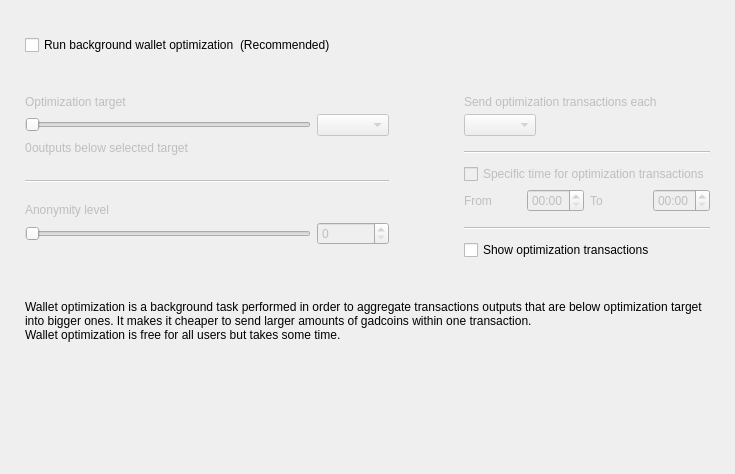
<?xml version="1.0" encoding="UTF-8"?>
<ui version="4.0">
 <class>OptimizationOptionsFrame</class>
 <widget class="QFrame" name="OptimizationOptionsFrame">
  <property name="geometry">
   <rect>
    <x>0</x>
    <y>0</y>
    <width>735</width>
    <height>474</height>
   </rect>
  </property>
  <property name="windowTitle">
   <string>Frame</string>
  </property>
  <property name="frameShape">
   <enum>QFrame::NoFrame</enum>
  </property>
  <property name="frameShadow">
   <enum>QFrame::Raised</enum>
  </property>
  <layout class="QVBoxLayout" name="verticalLayout">
   <property name="spacing">
    <number>0</number>
   </property>
   <property name="leftMargin">
    <number>25</number>
   </property>
   <property name="topMargin">
    <number>35</number>
   </property>
   <property name="rightMargin">
    <number>25</number>
   </property>
   <property name="bottomMargin">
    <number>0</number>
   </property>
   <item>
    <layout class="QHBoxLayout" name="horizontalLayout_2">
     <item>
      <widget class="QCheckBox" name="m_enableOptimizationCheck">
       <property name="text">
        <string>Run background wallet optimization</string>
       </property>
      </widget>
     </item>
     <item>
      <widget class="WalletGui::WalletNormalGrayTextLabel" name="label_8">
       <property name="text">
        <string>(Recommended)</string>
       </property>
      </widget>
     </item>
     <item>
      <spacer name="horizontalSpacer">
       <property name="orientation">
        <enum>Qt::Horizontal</enum>
       </property>
       <property name="sizeHint" stdset="0">
        <size>
         <width>40</width>
         <height>20</height>
        </size>
       </property>
      </spacer>
     </item>
    </layout>
   </item>
   <item>
    <spacer name="verticalSpacer_2">
     <property name="orientation">
      <enum>Qt::Vertical</enum>
     </property>
     <property name="sizeType">
      <enum>QSizePolicy::Fixed</enum>
     </property>
     <property name="sizeHint" stdset="0">
      <size>
       <width>20</width>
       <height>40</height>
      </size>
     </property>
    </spacer>
   </item>
   <item>
    <widget class="QWidget" name="m_optimizationOptionsWidget" native="true">
     <property name="enabled">
      <bool>true</bool>
     </property>
     <layout class="QHBoxLayout" name="horizontalLayout">
      <property name="spacing">
       <number>75</number>
      </property>
      <property name="leftMargin">
       <number>0</number>
      </property>
      <property name="topMargin">
       <number>0</number>
      </property>
      <property name="rightMargin">
       <number>0</number>
      </property>
      <property name="bottomMargin">
       <number>0</number>
      </property>
      <item alignment="Qt::AlignTop">
       <widget class="QWidget" name="widget1" native="true">
        <property name="enabled">
         <bool>false</bool>
        </property>
        <layout class="QGridLayout" name="gridLayout" columnstretch="50,0,0,0">
         <property name="leftMargin">
          <number>0</number>
         </property>
         <property name="topMargin">
          <number>0</number>
         </property>
         <property name="rightMargin">
          <number>0</number>
         </property>
         <property name="bottomMargin">
          <number>0</number>
         </property>
         <property name="verticalSpacing">
          <number>5</number>
         </property>
         <item row="0" column="0" colspan="4">
          <widget class="WalletGui::WalletNormalBlackTextLabel" name="label_5">
           <property name="text">
            <string>Optimization target</string>
           </property>
           <property name="indent">
            <number>0</number>
           </property>
          </widget>
         </item>
         <item row="4" column="0" colspan="4">
          <spacer name="verticalSpacer_3">
           <property name="orientation">
            <enum>Qt::Vertical</enum>
           </property>
           <property name="sizeType">
            <enum>QSizePolicy::Fixed</enum>
           </property>
           <property name="sizeHint" stdset="0">
            <size>
             <width>20</width>
             <height>20</height>
            </size>
           </property>
          </spacer>
         </item>
         <item row="1" column="0" colspan="3">
          <widget class="QSlider" name="m_thresholdSlider">
           <property name="maximum">
            <number>6</number>
           </property>
           <property name="pageStep">
            <number>1</number>
           </property>
           <property name="orientation">
            <enum>Qt::Horizontal</enum>
           </property>
          </widget>
         </item>
         <item row="1" column="3">
          <widget class="QComboBox" name="m_thresholdCombo"/>
         </item>
         <item row="5" column="0" colspan="4">
          <widget class="Line" name="line">
           <property name="orientation">
            <enum>Qt::Horizontal</enum>
           </property>
          </widget>
         </item>
         <item row="6" column="0" colspan="4">
          <spacer name="verticalSpacer_4">
           <property name="orientation">
            <enum>Qt::Vertical</enum>
           </property>
           <property name="sizeType">
            <enum>QSizePolicy::Fixed</enum>
           </property>
           <property name="sizeHint" stdset="0">
            <size>
             <width>20</width>
             <height>15</height>
            </size>
           </property>
          </spacer>
         </item>
         <item row="8" column="3">
          <widget class="QSpinBox" name="m_mixinSpin">
           <property name="buttonSymbols">
            <enum>QAbstractSpinBox::UpDownArrows</enum>
           </property>
          </widget>
         </item>
         <item row="7" column="0" colspan="4">
          <widget class="WalletGui::WalletNormalBlackTextLabel" name="label_7">
           <property name="text">
            <string>Anonymity level</string>
           </property>
           <property name="indent">
            <number>0</number>
           </property>
          </widget>
         </item>
         <item row="8" column="0" colspan="3">
          <widget class="QSlider" name="m_mixinSlider">
           <property name="pageStep">
            <number>1</number>
           </property>
           <property name="orientation">
            <enum>Qt::Horizontal</enum>
           </property>
          </widget>
         </item>
         <item row="2" column="0" colspan="4">
          <spacer name="verticalSpacer_12">
           <property name="orientation">
            <enum>Qt::Vertical</enum>
           </property>
           <property name="sizeType">
            <enum>QSizePolicy::Fixed</enum>
           </property>
           <property name="sizeHint" stdset="0">
            <size>
             <width>20</width>
             <height>0</height>
            </size>
           </property>
          </spacer>
         </item>
         <item row="3" column="0" colspan="4">
          <layout class="QHBoxLayout" name="horizontalLayout_3" stretch="0,1">
           <item>
            <widget class="QLabel" name="m_nonOptimizedOutputsLabel">
             <property name="text">
              <string>0</string>
             </property>
            </widget>
           </item>
           <item>
            <widget class="WalletGui::WalletNormalBlackTextLabel" name="m_nonOptimizedOutputsTextLabel">
             <property name="text">
              <string>outputs below selected target</string>
             </property>
            </widget>
           </item>
          </layout>
         </item>
        </layout>
       </widget>
      </item>
      <item>
       <layout class="QVBoxLayout" name="verticalLayout_3">
        <property name="spacing">
         <number>10</number>
        </property>
        <property name="rightMargin">
         <number>0</number>
        </property>
        <property name="bottomMargin">
         <number>0</number>
        </property>
        <item>
         <widget class="QWidget" name="widget2" native="true">
          <property name="enabled">
           <bool>false</bool>
          </property>
          <layout class="QGridLayout" name="gridLayout_2" columnstretch="0,0,0,0">
           <property name="leftMargin">
            <number>0</number>
           </property>
           <property name="topMargin">
            <number>0</number>
           </property>
           <property name="rightMargin">
            <number>0</number>
           </property>
           <property name="bottomMargin">
            <number>0</number>
           </property>
           <property name="verticalSpacing">
            <number>5</number>
           </property>
           <item row="2" column="0" colspan="2" alignment="Qt::AlignLeft">
            <widget class="QComboBox" name="m_periodCombo"/>
           </item>
           <item row="8" column="0">
            <widget class="WalletGui::WalletNormalBlackTextLabel" name="label_2">
             <property name="text">
              <string>From</string>
             </property>
            </widget>
           </item>
           <item row="8" column="1">
            <widget class="QTimeEdit" name="m_startTimeEdit">
             <property name="enabled">
              <bool>false</bool>
             </property>
             <property name="displayFormat">
              <string>HH:mm</string>
             </property>
            </widget>
           </item>
           <item row="8" column="2">
            <widget class="WalletGui::WalletNormalBlackTextLabel" name="label_3">
             <property name="text">
              <string>To</string>
             </property>
            </widget>
           </item>
           <item row="8" column="3">
            <widget class="QTimeEdit" name="m_stopTimeEdit">
             <property name="enabled">
              <bool>false</bool>
             </property>
             <property name="displayFormat">
              <string>HH:mm</string>
             </property>
            </widget>
           </item>
           <item row="6" column="0" colspan="4">
            <widget class="QCheckBox" name="m_optimizationTimeCheck">
             <property name="text">
              <string>Specific time for optimization transactions</string>
             </property>
            </widget>
           </item>
           <item row="4" column="0" colspan="4">
            <widget class="Line" name="line_2">
             <property name="orientation">
              <enum>Qt::Horizontal</enum>
             </property>
            </widget>
           </item>
           <item row="0" column="0" colspan="4">
            <widget class="WalletGui::WalletNormalBlackTextLabel" name="label_4">
             <property name="text">
              <string>Send optimization transactions each</string>
             </property>
             <property name="indent">
              <number>0</number>
             </property>
            </widget>
           </item>
           <item row="7" column="0" colspan="4">
            <spacer name="verticalSpacer_8">
             <property name="orientation">
              <enum>Qt::Vertical</enum>
             </property>
             <property name="sizeType">
              <enum>QSizePolicy::Fixed</enum>
             </property>
             <property name="sizeHint" stdset="0">
              <size>
               <width>20</width>
               <height>0</height>
              </size>
             </property>
            </spacer>
           </item>
           <item row="3" column="0" colspan="4">
            <spacer name="verticalSpacer_6">
             <property name="orientation">
              <enum>Qt::Vertical</enum>
             </property>
             <property name="sizeType">
              <enum>QSizePolicy::Fixed</enum>
             </property>
             <property name="sizeHint" stdset="0">
              <size>
               <width>20</width>
               <height>10</height>
              </size>
             </property>
            </spacer>
           </item>
           <item row="10" column="0" colspan="4">
            <widget class="Line" name="line_3">
             <property name="orientation">
              <enum>Qt::Horizontal</enum>
             </property>
            </widget>
           </item>
           <item row="1" column="0" colspan="4">
            <spacer name="verticalSpacer_5">
             <property name="orientation">
              <enum>Qt::Vertical</enum>
             </property>
             <property name="sizeType">
              <enum>QSizePolicy::Fixed</enum>
             </property>
             <property name="sizeHint" stdset="0">
              <size>
               <width>20</width>
               <height>0</height>
              </size>
             </property>
            </spacer>
           </item>
           <item row="5" column="0" colspan="4">
            <spacer name="verticalSpacer_7">
             <property name="orientation">
              <enum>Qt::Vertical</enum>
             </property>
             <property name="sizeType">
              <enum>QSizePolicy::Fixed</enum>
             </property>
             <property name="sizeHint" stdset="0">
              <size>
               <width>20</width>
               <height>5</height>
              </size>
             </property>
            </spacer>
           </item>
           <item row="9" column="0" colspan="4">
            <spacer name="verticalSpacer_10">
             <property name="orientation">
              <enum>Qt::Vertical</enum>
             </property>
             <property name="sizeType">
              <enum>QSizePolicy::Fixed</enum>
             </property>
             <property name="sizeHint" stdset="0">
              <size>
               <width>20</width>
               <height>10</height>
              </size>
             </property>
            </spacer>
           </item>
          </layout>
         </widget>
        </item>
        <item>
         <widget class="QCheckBox" name="m_showFusionTransactionsCheck">
          <property name="enabled">
           <bool>true</bool>
          </property>
          <property name="text">
           <string>Show optimization transactions</string>
          </property>
         </widget>
        </item>
       </layout>
      </item>
     </layout>
    </widget>
   </item>
   <item>
    <spacer name="verticalSpacer_11">
     <property name="orientation">
      <enum>Qt::Vertical</enum>
     </property>
     <property name="sizeType">
      <enum>QSizePolicy::Fixed</enum>
     </property>
     <property name="sizeHint" stdset="0">
      <size>
       <width>20</width>
       <height>40</height>
      </size>
     </property>
    </spacer>
   </item>
   <item>
    <widget class="WalletGui::WalletExtraNormalGrayTextLabel" name="m_helpLabel">
     <property name="text">
      <string>Wallet optimization is a background task performed in order to aggregate transactions outputs that are below optimization target into bigger ones. It makes it cheaper to send larger amounts of gadcoins within one transaction.
Wallet optimization is free for all users but takes some time.</string>
     </property>
     <property name="wordWrap">
      <bool>true</bool>
     </property>
    </widget>
   </item>
   <item>
    <spacer name="verticalSpacer">
     <property name="orientation">
      <enum>Qt::Vertical</enum>
     </property>
     <property name="sizeHint" stdset="0">
      <size>
       <width>20</width>
       <height>40</height>
      </size>
     </property>
    </spacer>
   </item>
  </layout>
 </widget>
 <customwidgets>
  <customwidget>
   <class>WalletGui::WalletNormalGrayTextLabel</class>
   <extends>QLabel</extends>
   <header>Gui/Common/WalletTextLabel.h</header>
  </customwidget>
  <customwidget>
   <class>WalletGui::WalletNormalBlackTextLabel</class>
   <extends>QLabel</extends>
   <header>Gui/Common/WalletTextLabel.h</header>
  </customwidget>
  <customwidget>
   <class>WalletGui::WalletExtraNormalGrayTextLabel</class>
   <extends>QLabel</extends>
   <header>Gui/Common/WalletTextLabel.h</header>
  </customwidget>
 </customwidgets>
 <resources/>
 <connections>
  <connection>
   <sender>m_enableOptimizationCheck</sender>
   <signal>toggled(bool)</signal>
   <receiver>widget1</receiver>
   <slot>setEnabled(bool)</slot>
   <hints>
    <hint type="sourcelabel">
     <x>147</x>
     <y>47</y>
    </hint>
    <hint type="destinationlabel">
     <x>176</x>
     <y>204</y>
    </hint>
   </hints>
  </connection>
  <connection>
   <sender>m_thresholdSlider</sender>
   <signal>valueChanged(int)</signal>
   <receiver>OptimizationOptionsFrame</receiver>
   <slot>thresholdChanged(int)</slot>
   <hints>
    <hint type="sourcelabel">
     <x>116</x>
     <y>139</y>
    </hint>
    <hint type="destinationlabel">
     <x>355</x>
     <y>194</y>
    </hint>
   </hints>
  </connection>
  <connection>
   <sender>m_mixinSlider</sender>
   <signal>valueChanged(int)</signal>
   <receiver>OptimizationOptionsFrame</receiver>
   <slot>mixinChanged(int)</slot>
   <hints>
    <hint type="sourcelabel">
     <x>116</x>
     <y>240</y>
    </hint>
    <hint type="destinationlabel">
     <x>367</x>
     <y>236</y>
    </hint>
   </hints>
  </connection>
  <connection>
   <sender>m_optimizationTimeCheck</sender>
   <signal>toggled(bool)</signal>
   <receiver>m_startTimeEdit</receiver>
   <slot>setEnabled(bool)</slot>
   <hints>
    <hint type="sourcelabel">
     <x>543</x>
     <y>179</y>
    </hint>
    <hint type="destinationlabel">
     <x>501</x>
     <y>207</y>
    </hint>
   </hints>
  </connection>
  <connection>
   <sender>m_optimizationTimeCheck</sender>
   <signal>toggled(bool)</signal>
   <receiver>m_stopTimeEdit</receiver>
   <slot>setEnabled(bool)</slot>
   <hints>
    <hint type="sourcelabel">
     <x>543</x>
     <y>179</y>
    </hint>
    <hint type="destinationlabel">
     <x>643</x>
     <y>207</y>
    </hint>
   </hints>
  </connection>
  <connection>
   <sender>m_mixinSpin</sender>
   <signal>valueChanged(int)</signal>
   <receiver>OptimizationOptionsFrame</receiver>
   <slot>mixinChanged(int)</slot>
   <hints>
    <hint type="sourcelabel">
     <x>273</x>
     <y>271</y>
    </hint>
    <hint type="destinationlabel">
     <x>367</x>
     <y>236</y>
    </hint>
   </hints>
  </connection>
  <connection>
   <sender>m_thresholdCombo</sender>
   <signal>currentIndexChanged(int)</signal>
   <receiver>OptimizationOptionsFrame</receiver>
   <slot>thresholdChanged(int)</slot>
   <hints>
    <hint type="sourcelabel">
     <x>270</x>
     <y>139</y>
    </hint>
    <hint type="destinationlabel">
     <x>367</x>
     <y>236</y>
    </hint>
   </hints>
  </connection>
  <connection>
   <sender>m_enableOptimizationCheck</sender>
   <signal>toggled(bool)</signal>
   <receiver>widget2</receiver>
   <slot>setEnabled(bool)</slot>
   <hints>
    <hint type="sourcelabel">
     <x>158</x>
     <y>48</y>
    </hint>
    <hint type="destinationlabel">
     <x>556</x>
     <y>197</y>
    </hint>
   </hints>
  </connection>
 </connections>
 <slots>
  <slot>thresholdChanged(int)</slot>
  <slot>mixinChanged(int)</slot>
 </slots>
</ui>
